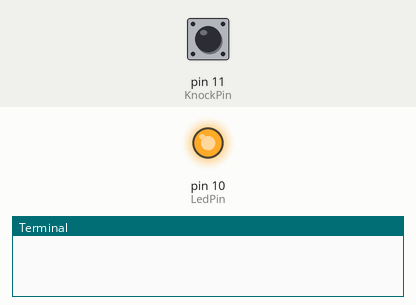
Simulated run of this program. Board: Raspberry Pi (header pin numbers). On the bench: output pins drawn as LEDs (lit = HIGH), the last lines printed to the terminal. The inputs (shaded band) are chosen by the test bench; at power-on: pin 11 (KnockPin) HIGH.

Above: at 1.2 s.
1.3 s: pin 11 (KnockPin) pulled LOW for 0.15 s
At 2.1 s:
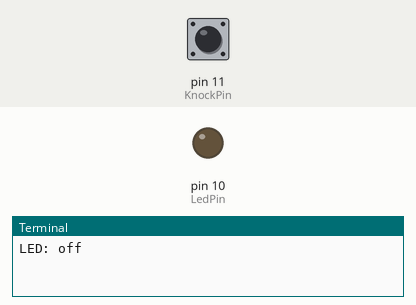
2.9 s: pin 11 (KnockPin) pulled LOW for 1 s
At 3.3 s:
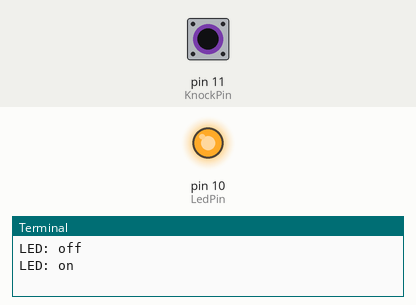
5.4 s: pin 11 (KnockPin) pulled LOW for 3.2 s
At 6.4 s:
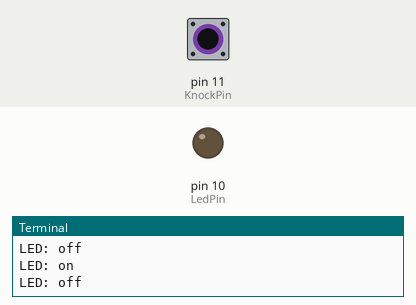
Timing chart, 0 to 8.4 s (numbered marks = the images above; inputs shaded):
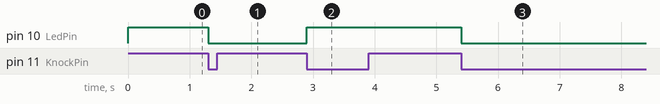

Measured:
- after the input at 1.3 s, pin 10 (LedPin): HIGH → LOW at once
- after the input at 2.9 s, pin 10 (LedPin): LOW → HIGH at once
- after the input at 5.4 s, pin 10 (LedPin): HIGH → LOW at once

The program:

knock.py
```python
#!/usr/bin/env python
import RPi.GPIO as GPIO

KnockPin = 11
LedPin = 10

Led_status = 1

def setup():
	GPIO.setmode(GPIO.BOARD)       # Numbers GPIOs by physical location
	GPIO.setup(LedPin, GPIO.OUT)   # Set LedPin's mode is output
	GPIO.setup(KnockPin, GPIO.IN, pull_up_down=GPIO.PUD_UP)
	GPIO.output(LedPin, GPIO.HIGH) # Set LedPin high(+3.3V) to off led

def swLed(ev=None):
	global Led_status
	Led_status = not Led_status
	GPIO.output(LedPin, Led_status)  # switch led status(on-->off; off-->on)
        print "LED: " + ("on" if Led_status else "off")

def loop():
	GPIO.add_event_detect(KnockPin, GPIO.FALLING, callback=swLed, bouncetime=200) # wait for falling
	while True:
		pass   # Don't do anything

def destroy():
	GPIO.output(LedPin, GPIO.LOW)     # led off
	GPIO.cleanup()                     # Release resource

if __name__ == '__main__':     # Program start from here
	setup()
	try:
		loop()
	except KeyboardInterrupt:  # When 'Ctrl+C' is pressed, the child program destroy() will be  executed.
		destroy()
```
